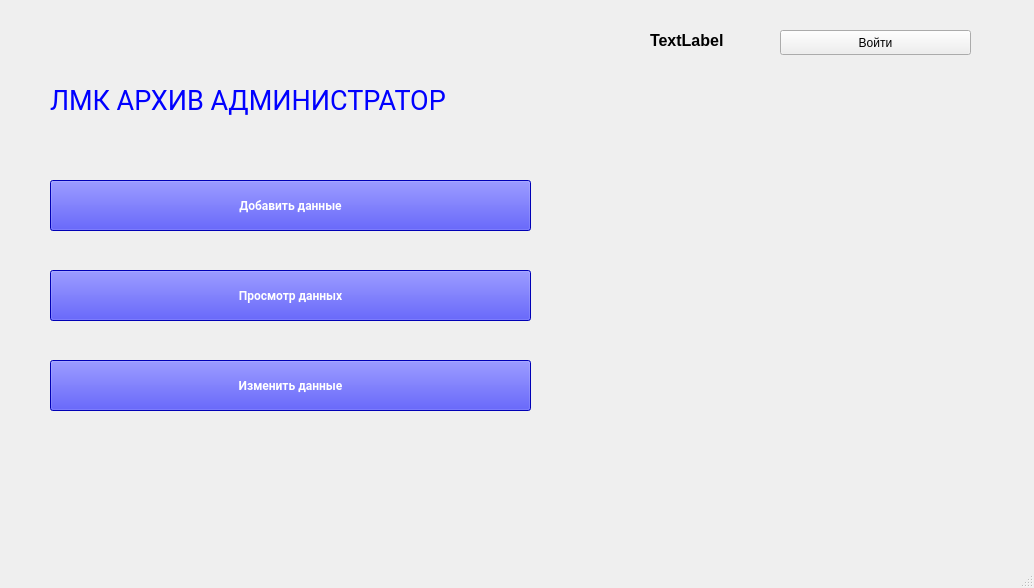
<?xml version="1.0" encoding="UTF-8"?>
<ui version="4.0">
 <class>MainWindow</class>
 <widget class="QMainWindow" name="MainWindow">
  <property name="geometry">
   <rect>
    <x>0</x>
    <y>0</y>
    <width>1034</width>
    <height>588</height>
   </rect>
  </property>
  <property name="windowTitle">
   <string>ЛМК АРХИВ АДМИНИСТРАТОР</string>
  </property>
  <widget class="QWidget" name="centralwidget">
   <widget class="QPushButton" name="pushButton">
    <property name="geometry">
     <rect>
      <x>50</x>
      <y>180</y>
      <width>481</width>
      <height>51</height>
     </rect>
    </property>
    <property name="font">
     <font>
      <family>Roboto</family>
      <weight>75</weight>
      <bold>true</bold>
     </font>
    </property>
    <property name="styleSheet">
     <string notr="true">font-family: 'Roboto';
color:white;
background-color:blue;</string>
    </property>
    <property name="text">
     <string>Добавить данные</string>
    </property>
   </widget>
   <widget class="QPushButton" name="pushButton_2">
    <property name="geometry">
     <rect>
      <x>50</x>
      <y>270</y>
      <width>481</width>
      <height>51</height>
     </rect>
    </property>
    <property name="font">
     <font>
      <family>Roboto</family>
      <weight>75</weight>
      <bold>true</bold>
     </font>
    </property>
    <property name="styleSheet">
     <string notr="true">font-family: 'Roboto';
color:white;
background-color:blue;</string>
    </property>
    <property name="text">
     <string>Просмотр данных</string>
    </property>
   </widget>
   <widget class="QPushButton" name="pushButton_3">
    <property name="geometry">
     <rect>
      <x>50</x>
      <y>360</y>
      <width>481</width>
      <height>51</height>
     </rect>
    </property>
    <property name="font">
     <font>
      <family>Roboto</family>
      <weight>75</weight>
      <bold>true</bold>
     </font>
    </property>
    <property name="styleSheet">
     <string notr="true">font-family: 'Roboto';
color:white;
background-color:blue;</string>
    </property>
    <property name="text">
     <string>Изменить данные</string>
    </property>
   </widget>
   <widget class="QLabel" name="label">
    <property name="geometry">
     <rect>
      <x>50</x>
      <y>80</y>
      <width>581</width>
      <height>41</height>
     </rect>
    </property>
    <property name="font">
     <font>
      <family>Roboto</family>
      <pointsize>20</pointsize>
     </font>
    </property>
    <property name="styleSheet">
     <string notr="true">font-family: 'Roboto';
color:blue;</string>
    </property>
    <property name="text">
     <string>ЛМК АРХИВ АДМИНИСТРАТОР</string>
    </property>
   </widget>
   <widget class="QPushButton" name="pushButton_4">
    <property name="geometry">
     <rect>
      <x>780</x>
      <y>30</y>
      <width>191</width>
      <height>25</height>
     </rect>
    </property>
    <property name="text">
     <string>Войти</string>
    </property>
   </widget>
   <widget class="QLabel" name="label_2">
    <property name="geometry">
     <rect>
      <x>650</x>
      <y>30</y>
      <width>301</width>
      <height>20</height>
     </rect>
    </property>
    <property name="font">
     <font>
      <family>Arial</family>
      <pointsize>12</pointsize>
      <weight>75</weight>
      <bold>true</bold>
     </font>
    </property>
    <property name="text">
     <string>TextLabel</string>
    </property>
   </widget>
  </widget>
  <widget class="QMenuBar" name="menubar">
   <property name="geometry">
    <rect>
     <x>0</x>
     <y>0</y>
     <width>1034</width>
     <height>25</height>
    </rect>
   </property>
  </widget>
  <widget class="QStatusBar" name="statusbar"/>
 </widget>
 <resources/>
 <connections/>
</ui>
